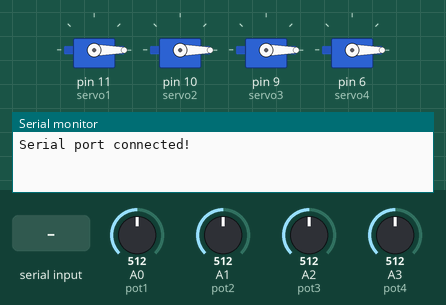
Recording of a sketch running on a simulated Arduino Uno, built with avr-gcc and run on an emulated ATmega328P. Parts: 4 × servo, the last lines printed to the serial monitor. The test bench sets the inputs (shaded band); at power-on: A0 (pot1) = 512, A1 (pot2) = 512, A2 (pot3) = 512, A3 (pot4) = 512.

Above: at 1.2 s.
1.3 s: "1\n" received over Serial
At 1.6 s:
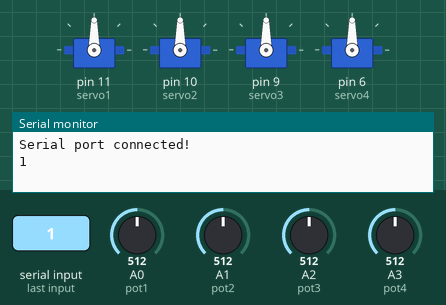
2.8 s: A0 (pot1) set to 716
At 4.0 s:
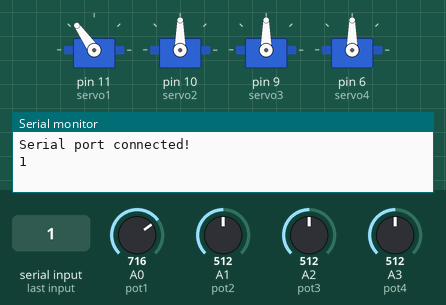
4.3 s: A1 (pot2) set to 716
At 5.5 s:
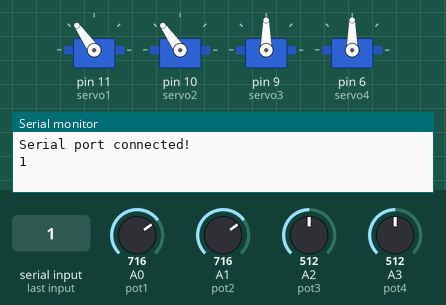
5.8 s: A2 (pot3) set to 716
At 7.0 s:
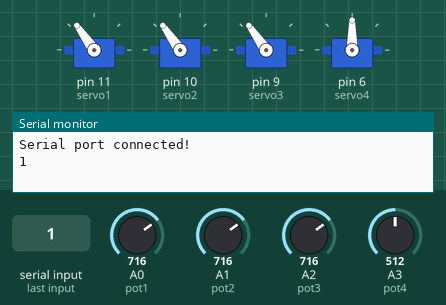
7.4 s: A3 (pot4) set to 716
At 8.4 s:
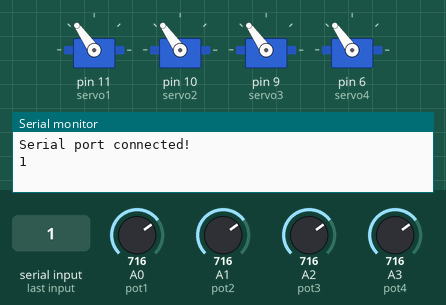
9.0 s: "4\n" received over Serial
At 13.8 s:
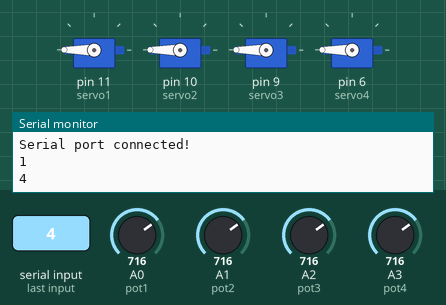
Timing chart, 0 to 31.3 s (numbered marks = the images above; inputs shaded):
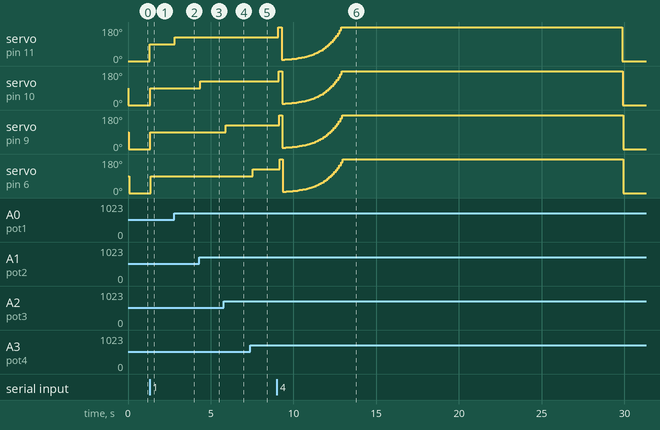

The sketch:

071-Robot-Arm-Kit-Potentiometers.ino
```cpp
 //add servo library
#include <Servo.h>
#include <string.h>
#include <stdio.h>
#include <string.h>
//define our servos
Servo servo1;
Servo servo2;
Servo servo3;
Servo servo4;
int delayTime=25;

//define our potentiometers
int pot1 = A0;
int pot2 = A1;
int pot3 = A2;
int pot4 = A3;

//variable to read the values from the analog pin (potentiometers)
int valPot1;
int valPot2;
int valPot3;
int valPot4;
String separator=", ";
String serialResponse="";
char delimiter[]=",\n ";

int valueList[]={0,0,0,0};
/*set the state:
  1-use only potentiometer values:potentioRead
  2-send the servo state to serial port:SerialSend
  3-read data from Serial port :SerialRead
*/
enum RobotStateEnum{Potentiometer=1,SerialSend=2,SerialRead=3,RelativeTranslation=4};
RobotStateEnum RobotState=SerialRead;
//set the initial settings
void setup()
{
  //attaches our servos on pins PWM 11-10-9-6 to the servos
  servo1.attach(11);
  servo2.attach(10);
  servo3.attach(9);
  servo4.attach(6);
  Serial.begin(9600);
  Serial.println("Serial port connected!");
}
//Repeating part of the code
void loop()
{
  readSerialPortSetState();
    switch (RobotState)
  {
  case Potentiometer:
    usePotentiometerValues();
    break;
  case SerialSend:
    usePotentiometerValues();
    sendDataToSerialPort();
    break;
  case SerialRead:
    useSerialportValues();
    break;
  case RelativeTranslation:
    useSerialportValues();
    relativeTranslate();
  break;
    }
   setServoMotos();
  //
  //Serial.println((is_number("2000"))?"Dorost":"Ghalat");
  Serial.flush();
}
void setServoMotos(){
  servo1.write(valPot1);//set the servo position according to the scaled value
  delay(delayTime);
  servo2.write(valPot2);
  delay(delayTime);
  servo3.write(valPot3);
  delay(delayTime);
  servo4.write(valPot4);
  delay(delayTime);
  serialResponse="";
  //Serial.flush();
  }
// Sets the value of the servos according to potentionmeter values
void usePotentiometerValues(){
  //reads the value of potentiometers (value between 0 and 1023)
  valPot1 = analogRead(pot1);
  valPot1 = map (valPot1, 0, 1023, 0, 180);   //scale it to use it with the servo (value between 0 and 180)
  valPot2 = analogRead(pot2);
  valPot2 = map (valPot2, 0, 1023, 0, 180);
  valPot3 = analogRead(pot3);
  valPot3 = map (valPot3, 0, 1023, 0, 180);
  valPot4 = analogRead(pot4);
  valPot4 = map (valPot4, 0, 1023, 0, 180);
}

//Reads the data from the serial port, process them and set the servo position values based on them
void readSerialPortSetState(){
 if ( Serial.available()) {
    serialResponse = String(Serial.readStringUntil('\r\n'));
    if ((serialResponse==NULL)||(serialResponse.length()>1)) return;
    if(serialResponse=="1")
      RobotState=Potentiometer;
    else if(serialResponse=="2")
        RobotState=SerialSend;
    else if(serialResponse=="3")
        RobotState=SerialRead;
    else if (serialResponse=="4")
      RobotState=RelativeTranslation;
    else
      return;
    Serial.println(RobotState);
   }
   serialResponse="";
}
bool error=false;

// use serial port values to set servo motors
void useSerialportValues(){
    if (serialResponse.length()==0||serialResponse.length()<7) return;
    char buf[serialResponse.length()+1];
    int index = 0;
    //Serial.println(serialResponse);
    serialResponse.toCharArray(buf, sizeof(buf));
    char *p = buf;
    char *str;
    error=false;
    while ((str = strtok_r(p, delimiter, &p)) != NULL&&index<4)
    {
      if(is_number(str)){
      valueList[index]=atoi(str);
      Serial.println(valueList[index]);
      index++;
      }
      else
      {
        error=true;
        break;
      }
    }

    if(index!=4){ error =true;}
    if (error) return;

    valPot1=valueList[0];
    valPot2=valueList[1];
    valPot3=valueList[2];
    valPot4=valueList[3];

  /*Serial.println("----");
  for(int i=0;i<=3;i++){
    Serial.print(valueList[i]);
    Serial.print(",");
  }
  Serial.println("----");
  */
  serialResponse="";
}

// Reads the servo position and send them to the serial port
void sendDataToSerialPort(){
  usePotentiometerValues();
  Serial.println(valPot1 + separator+valPot2+separator+valPot3+separator+valPot4);
  delay(delayTime*4);
}
void relativeTranslate(){
  valPot1+=servo1.read();
  valPot2+=servo2.read();
  valPot3+=servo3.read();
  valPot4+=servo4.read();
  }
bool is_number(const char* str)
{
  bool result=true;
  for(size_t i=0; i<strlen(str);i++) {

    if(!isdigit(str[i]))
    {
      //Serial.println(str[i]+ "is not digit");
      result=false;
      break;
    }
  }
  return result;
}
```

Measured:
- after the input at 1.3 s, servo on pin 11 (servo1), servo on pin 10 (servo2): 0° → 90° at once; servo on pin 9 (servo3): 0° → 90° after 0.06 s; servo on pin 6 (servo4): 0° → 90° after 0.08 s
- after the input at 2.8 s, servo on pin 11 (servo1): 90° → 125° at once
- after the input at 4.3 s, servo on pin 10 (servo2): 90° → 125° after 0.06 s
- after the input at 5.8 s, servo on pin 9 (servo3): 90° → 125° after 0.10 s
- after the input at 7.4 s, servo on pin 6 (servo4): 90° → 125° after 0.14 s
- after the input at 9.0 s, servo on pin 11 (servo1), servo on pin 10 (servo2), servo on pin 9 (servo3), servo on pin 6 (servo4): ramps from 0° to 180° and jumps back, once every 20.6 s
